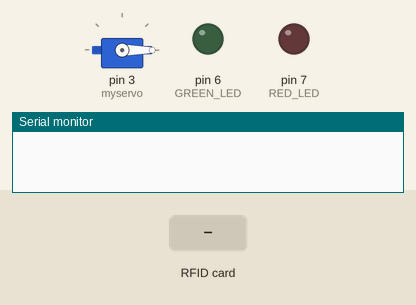
Bench run of a sketch on a simulated Arduino Uno, built with avr-gcc and run on an emulated ATmega328P. Shown: servo, output pins drawn as LEDs (lit = HIGH), the last lines printed to the serial monitor. The inputs (shaded band) are chosen by the test bench. Pins used as bus, display or sensor lines are not drawn.

Above: at 1.2 s.
1.3 s: RFID card 5E 7A 19 C4 held to the reader
At 2.1 s:
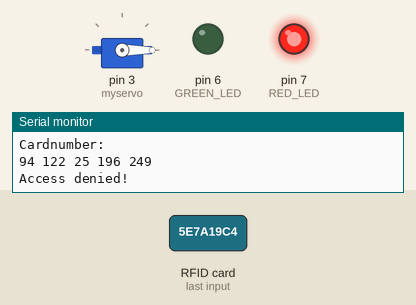
Timing chart, 0 to 4.3 s (numbered marks = the images above; inputs shaded):
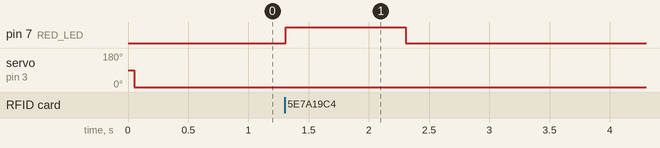

Measured:
- after the input at 1.3 s, pin 7 (RED_LED): LOW → HIGH at once, → LOW 1.0 s later

The sketch:

rfid.ino
```cpp
/*
* MOSI: Pin 11 / ICSP-4
* MISO: Pin 12 / ICSP-1
* SCK: Pin 13 / ISCP-3
* SS: Pin 10
* RST: Pin 9
*/
#include <Servo.h>
#include <SPI.h>
#include <RFID.h>

#define SS_PIN 10
#define RST_PIN 9
#define GREEN_LED 6
#define RED_LED 7
Servo myservo;
RFID rfid(SS_PIN, RST_PIN);

unsigned char reading_card[5]; //for reading card
unsigned char master[5] = {165,200,111,42,40}; // allowed card
unsigned char i;

void indication(int led);
void allow();
void denied();
int pos = 0;
void setup()
{
   myservo.attach(3);
  Serial.begin(9600);
  SPI.begin();
  rfid.init();
  pinMode(GREEN_LED, OUTPUT);
  pinMode(RED_LED, OUTPUT);
  myservo.write(0);
}

void loop()
{
    if (rfid.isCard())
    {
        if (rfid.readCardSerial())
        {
                /* Reading card */
                Serial.println(" ");
                Serial.println("Card found");
                Serial.println("Cardnumber:");
                for (i = 0; i < 5; i++)
                {
                  Serial.print(rfid.serNum[i]);
                  Serial.print(" ");
                  reading_card[i] = rfid.serNum[i];
                }
                Serial.println();
                //verification
                for (i = 0; i < 5; i++)
                {
                  if (reading_card[i]!=master[i])
                  {
                    break;
                  }
                }
                if (i == 5)
                {
                  allow();
                }
                else
                {
                  denied();
                }
         }
    }
    rfid.halt();
}

void allow()
{
  Serial.println("Access accept!");
  indication(GREEN_LED);
  myservo.write(180);
  digitalWrite(GREEN_LED, HIGH);
  delay(2000);
  digitalWrite(GREEN_LED, LOW);
 myservo.write(0);
}
void denied()
{
  Serial.println("Access denied!");
  indication(RED_LED);
}
void indication(int led)
{
  digitalWrite(led, HIGH);
  delay(1000);
  digitalWrite(led, LOW);

}
```
